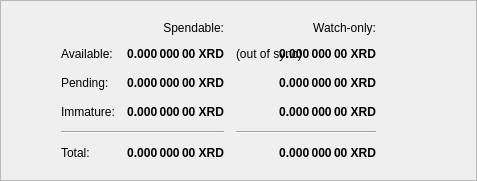
                <widget class="QFrame" name="frame">
                    <property name="frameShape">
                        <enum>QFrame::StyledPanel</enum>
                    </property>
                    <property name="frameShadow">
                        <enum>QFrame::Raised</enum>
                    </property>
                    <layout class="QHBoxLayout">
                         <item>
                            <spacer name="horizontalSpacerWalletSecruity">
                                <property name="orientation">
                                    <enum>Qt::Horizontal</enum>
                                </property>
                                <property name="sizeHint" stdset="0">
                                    <size>
                                        <width>40</width>
                                        <height>1</height>
                                    </size>
                                </property>
                            </spacer>
                        </item>
                        <item>
                            <widget class="QFrame">
                                <layout class="QVBoxLayout" name="verticalLayout_4">
                                   
                                    <item>
                                        <layout class="QGridLayout" name="gridLayout">
                                            <property name="spacing">
                                                <number>12</number>
                                            </property>
                                            <item row="0" column="1">
                                                <widget class="QLabel" name="labelSpendable">
                                                    <property name="text">
                                                        <string>Spendable:</string>
                                                    </property>
                                                    <property name="alignment">
                                                        <set>Qt::AlignRight|Qt::AlignTrailing|Qt::AlignVCenter</set>
                                                    </property>
                                                </widget>
                                            </item>
                                            <item row="0" column="2">
                                                <widget class="QLabel" name="labelWatchonly">
                                                    <property name="text">
                                                        <string>Watch-only:</string>
                                                    </property>
                                                    <property name="alignment">
                                                        <set>Qt::AlignRight|Qt::AlignTrailing|Qt::AlignVCenter</set>
                                                    </property>
                                                </widget>
                                            </item>
                                            <item row="1" column="0">
                                                <widget class="QLabel" name="labelBalanceText">
                                                    <property name="text">
                                                        <string>Available:</string>
                                                    </property>
                                                </widget>
                                            </item>
                                            <item row="1" column="1">
                                                <widget class="QLabel" name="labelBalance">
                                                    <property name="font">
                                                        <font>
                                                            <weight>75</weight>
                                                            <bold>true</bold>
                                                        </font>
                                                    </property>
                                                    <property name="cursor">
                                                        <cursorShape>IBeamCursor</cursorShape>
                                                    </property>
                                                    <property name="toolTip">
                                                        <string>Your current spendable balance</string>
                                                    </property>
                                                    <property name="text">
                                                        <string notr="true">0.000 000 00 XRD</string>
                                                    </property>
                                                    <property name="alignment">
                                                        <set>Qt::AlignRight|Qt::AlignTrailing|Qt::AlignVCenter</set>
                                                    </property>
                                                    <property name="textInteractionFlags">
                                                        <set>Qt::LinksAccessibleByMouse|Qt::TextSelectableByKeyboard|Qt::TextSelectableByMouse</set>
                                                    </property>
                                                </widget>
                                            </item>
                                            <item row="1" column="2">
                                                <widget class="QLabel" name="labelWalletStatus">
                                                    <property name="toolTip">
                                                        <string>The displayed information may be out of date. Your wallet automatically synchronizes with the RavenDark network after a connection is established, but this process has not completed yet.</string>
                                                    </property>
                                                    <property name="text">
                                                        <string notr="true">(out of sync)</string>
                                                    </property>
                                                    <property name="alignment">
                                                        <set>Qt::AlignLeading|Qt::AlignLeft|Qt::AlignVCenter</set>
                                                    </property>
                                                </widget>
                                            </item>
                                            <item row="1" column="2">
                                                <widget class="QLabel" name="labelWatchAvailable">
                                                    <property name="font">
                                                        <font>
                                                            <weight>75</weight>
                                                            <bold>true</bold>
                                                        </font>
                                                    </property>
                                                    <property name="cursor">
                                                        <cursorShape>IBeamCursor</cursorShape>
                                                    </property>
                                                    <property name="toolTip">
                                                        <string>Your current balance in watch-only addresses</string>
                                                    </property>
                                                    <property name="text">
                                                        <string notr="true">0.000 000 00 XRD</string>
                                                    </property>
                                                    <property name="alignment">
                                                        <set>Qt::AlignRight|Qt::AlignTrailing|Qt::AlignVCenter</set>
                                                    </property>
                                                    <property name="textInteractionFlags">
                                                        <set>Qt::LinksAccessibleByMouse|Qt::TextSelectableByKeyboard|Qt::TextSelectableByMouse</set>
                                                    </property>
                                                </widget>
                                            </item>
                                            <item row="2" column="0">
                                                <widget class="QLabel" name="labelPendingText">
                                                    <property name="text">
                                                        <string>Pending:</string>
                                                    </property>
                                                </widget>
                                            </item>
                                            <item row="2" column="1">
                                                <widget class="QLabel" name="labelUnconfirmed">
                                                    <property name="font">
                                                        <font>
                                                            <weight>75</weight>
                                                            <bold>true</bold>
                                                        </font>
                                                    </property>
                                                    <property name="cursor">
                                                        <cursorShape>IBeamCursor</cursorShape>
                                                    </property>
                                                    <property name="toolTip">
                                                        <string>Total of transactions that have yet to be confirmed, and do not yet count toward the spendable balance</string>
                                                    </property>
                                                    <property name="text">
                                                        <string notr="true">0.000 000 00 XRD</string>
                                                    </property>
                                                    <property name="alignment">
                                                        <set>Qt::AlignRight|Qt::AlignTrailing|Qt::AlignVCenter</set>
                                                    </property>
                                                    <property name="textInteractionFlags">
                                                        <set>Qt::LinksAccessibleByMouse|Qt::TextSelectableByKeyboard|Qt::TextSelectableByMouse</set>
                                                    </property>
                                                </widget>
                                            </item>
                                            <item row="2" column="2">
                                                <widget class="QLabel" name="labelWatchPending">
                                                    <property name="font">
                                                        <font>
                                                            <weight>75</weight>
                                                            <bold>true</bold>
                                                        </font>
                                                    </property>
                                                    <property name="cursor">
                                                        <cursorShape>IBeamCursor</cursorShape>
                                                    </property>
                                                    <property name="toolTip">
                                                        <string>Unconfirmed transactions to watch-only addresses</string>
                                                    </property>
                                                    <property name="text">
                                                        <string notr="true">0.000 000 00 XRD</string>
                                                    </property>
                                                    <property name="alignment">
                                                        <set>Qt::AlignRight|Qt::AlignTrailing|Qt::AlignVCenter</set>
                                                    </property>
                                                    <property name="textInteractionFlags">
                                                        <set>Qt::LinksAccessibleByMouse|Qt::TextSelectableByKeyboard|Qt::TextSelectableByMouse</set>
                                                    </property>
                                                </widget>
                                            </item>
                                            <item row="2" column="3">
                                                <spacer name="horizontalSpacer_2">
                                                    <property name="orientation">
                                                        <enum>Qt::Horizontal</enum>
                                                    </property>
                                                    <property name="sizeHint" stdset="0">
                                                        <size>
                                                            <width>40</width>
                                                            <height>20</height>
                                                        </size>
                                                    </property>
                                                </spacer>
                                            </item>
                                            <item row="3" column="0">
                                                <widget class="QLabel" name="labelImmatureText">
                                                    <property name="text">
                                                        <string>Immature:</string>
                                                    </property>
                                                </widget>
                                            </item>
                                            <item row="3" column="1">
                                                <widget class="QLabel" name="labelImmature">
                                                    <property name="font">
                                                        <font>
                                                            <weight>75</weight>
                                                            <bold>true</bold>
                                                        </font>
                                                    </property>
                                                    <property name="cursor">
                                                        <cursorShape>IBeamCursor</cursorShape>
                                                    </property>
                                                    <property name="toolTip">
                                                        <string>Mined balance that has not yet matured</string>
                                                    </property>
                                                    <property name="text">
                                                        <string notr="true">0.000 000 00 XRD</string>
                                                    </property>
                                                    <property name="alignment">
                                                        <set>Qt::AlignRight|Qt::AlignTrailing|Qt::AlignVCenter</set>
                                                    </property>
                                                    <property name="textInteractionFlags">
                                                        <set>Qt::LinksAccessibleByMouse|Qt::TextSelectableByKeyboard|Qt::TextSelectableByMouse</set>
                                                    </property>
                                                </widget>
                                            </item>
                                            <item row="3" column="2">
                                                <widget class="QLabel" name="labelWatchImmature">
                                                    <property name="font">
                                                        <font>
                                                            <weight>75</weight>
                                                            <bold>true</bold>
                                                        </font>
                                                    </property>
                                                    <property name="cursor">
                                                        <cursorShape>IBeamCursor</cursorShape>
                                                    </property>
                                                    <property name="toolTip">
                                                        <string>Mined balance in watch-only addresses that has not yet matured</string>
                                                    </property>
                                                    <property name="text">
                                                        <string notr="true">0.000 000 00 XRD</string>
                                                    </property>
                                                    <property name="alignment">
                                                        <set>Qt::AlignRight|Qt::AlignTrailing|Qt::AlignVCenter</set>
                                                    </property>
                                                    <property name="textInteractionFlags">
                                                        <set>Qt::LinksAccessibleByMouse|Qt::TextSelectableByKeyboard|Qt::TextSelectableByMouse</set>
                                                    </property>
                                                </widget>
                                            </item>
                                            <item row="4" column="0" colspan="2">
                                                <widget class="Line" name="lineSpendableBalance">
                                                    <property name="orientation">
                                                        <enum>Qt::Horizontal</enum>
                                                    </property>
                                                </widget>
                                            </item>
                                            <item row="4" column="2">
                                                <widget class="Line" name="lineWatchBalance">
                                                    <property name="sizePolicy">
                                                        <sizepolicy hsizetype="Preferred" vsizetype="Fixed">
                                                            <horstretch>0</horstretch>
                                                            <verstretch>0</verstretch>
                                                        </sizepolicy>
                                                    </property>
                                                    <property name="minimumSize">
                                                        <size>
                                                            <width>140</width>
                                                            <height>0</height>
                                                        </size>
                                                    </property>
                                                    <property name="orientation">
                                                        <enum>Qt::Horizontal</enum>
                                                    </property>
                                                </widget>
                                            </item>
                                            <item row="5" column="0">
                                                <widget class="QLabel" name="labelTotalText">
                                                    <property name="text">
                                                        <string>Total:</string>
                                                    </property>
                                                </widget>
                                            </item>
                                            <item row="5" column="1">
                                                <widget class="QLabel" name="labelTotal">
                                                    <property name="font">
                                                        <font>
                                                            <weight>75</weight>
                                                            <bold>true</bold>
                                                        </font>
                                                    </property>
                                                    <property name="cursor">
                                                        <cursorShape>IBeamCursor</cursorShape>
                                                    </property>
                                                    <property name="toolTip">
                                                        <string>Your current total balance</string>
                                                    </property>
                                                    <property name="text">
                                                        <string notr="true">0.000 000 00 XRD</string>
                                                    </property>
                                                    <property name="alignment">
                                                        <set>Qt::AlignRight|Qt::AlignTrailing|Qt::AlignVCenter</set>
                                                    </property>
                                                    <property name="textInteractionFlags">
                                                        <set>Qt::LinksAccessibleByMouse|Qt::TextSelectableByKeyboard|Qt::TextSelectableByMouse</set>
                                                    </property>
                                                </widget>
                                            </item>
                                            <item row="5" column="2">
                                                <widget class="QLabel" name="labelWatchTotal">
                                                    <property name="font">
                                                        <font>
                                                            <weight>75</weight>
                                                            <bold>true</bold>
                                                        </font>
                                                    </property>
                                                    <property name="cursor">
                                                        <cursorShape>IBeamCursor</cursorShape>
                                                    </property>
                                                    <property name="toolTip">
                                                        <string>Current total balance in watch-only addresses</string>
                                                    </property>
                                                    <property name="text">
                                                        <string notr="true">0.000 000 00 XRD</string>
                                                    </property>
                                                    <property name="alignment">
                                                        <set>Qt::AlignRight|Qt::AlignTrailing|Qt::AlignVCenter</set>
                                                    </property>
                                                    <property name="textInteractionFlags">
                                                        <set>Qt::LinksAccessibleByMouse|Qt::TextSelectableByKeyboard|Qt::TextSelectableByMouse</set>
                                                    </property>
                                                </widget>
                                            </item>
                                        </layout>
                                    </item>
                                </layout>
                            </widget>
                        </item>
                        <item>
                            <spacer name="horizontalSpacerWalletSecruity">
                                <property name="orientation">
                                    <enum>Qt::Horizontal</enum>
                                </property>
                                <property name="sizeHint" stdset="0">
                                    <size>
                                        <width>40</width>
                                        <height>1</height>
                                    </size>
                                </property>
                            </spacer>
                        </item>
                    </layout>
                </widget>
